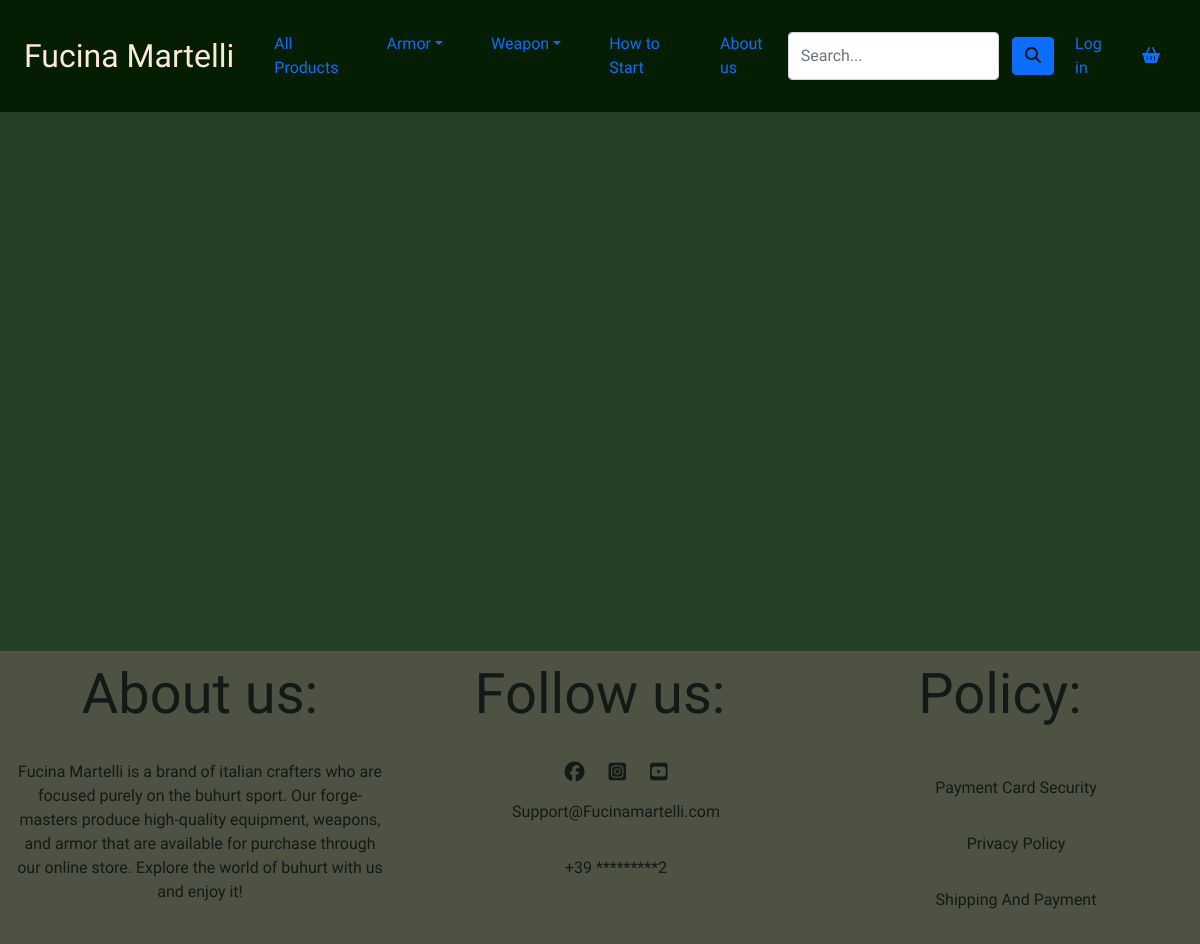
The app's page /products/, older data.
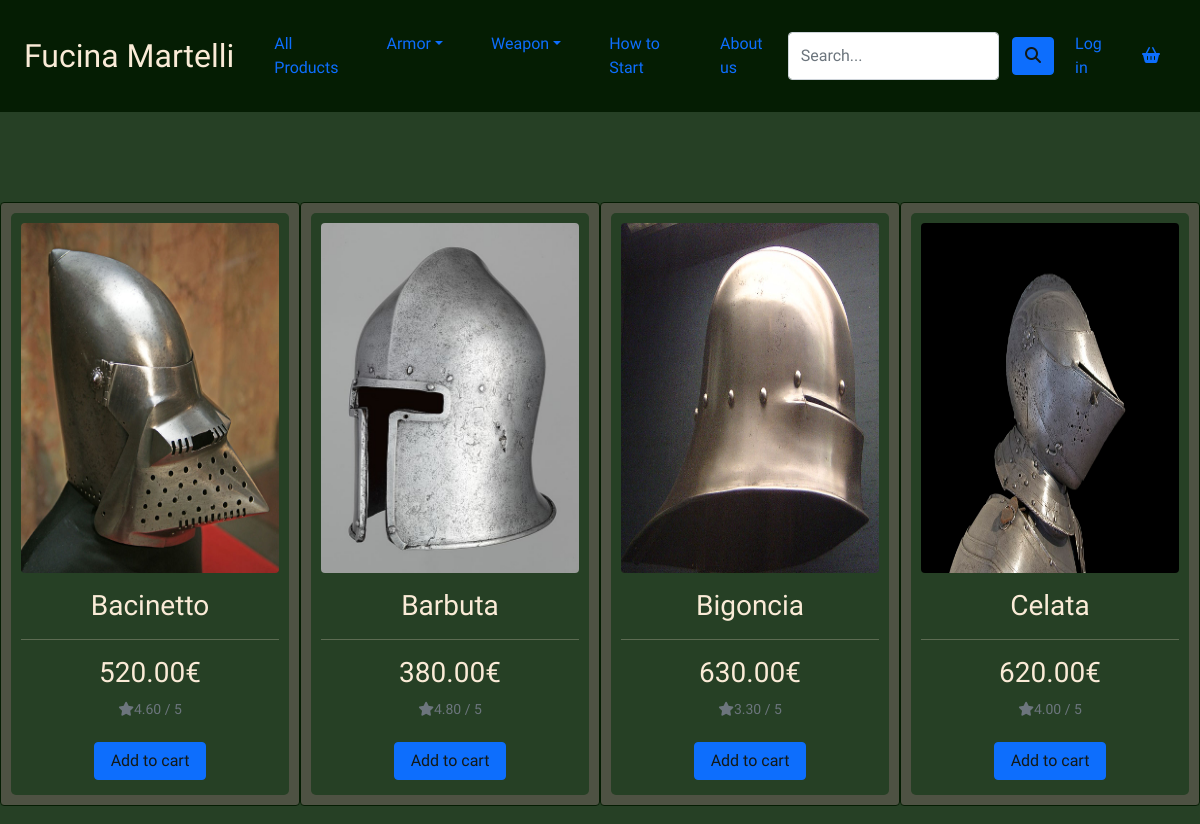
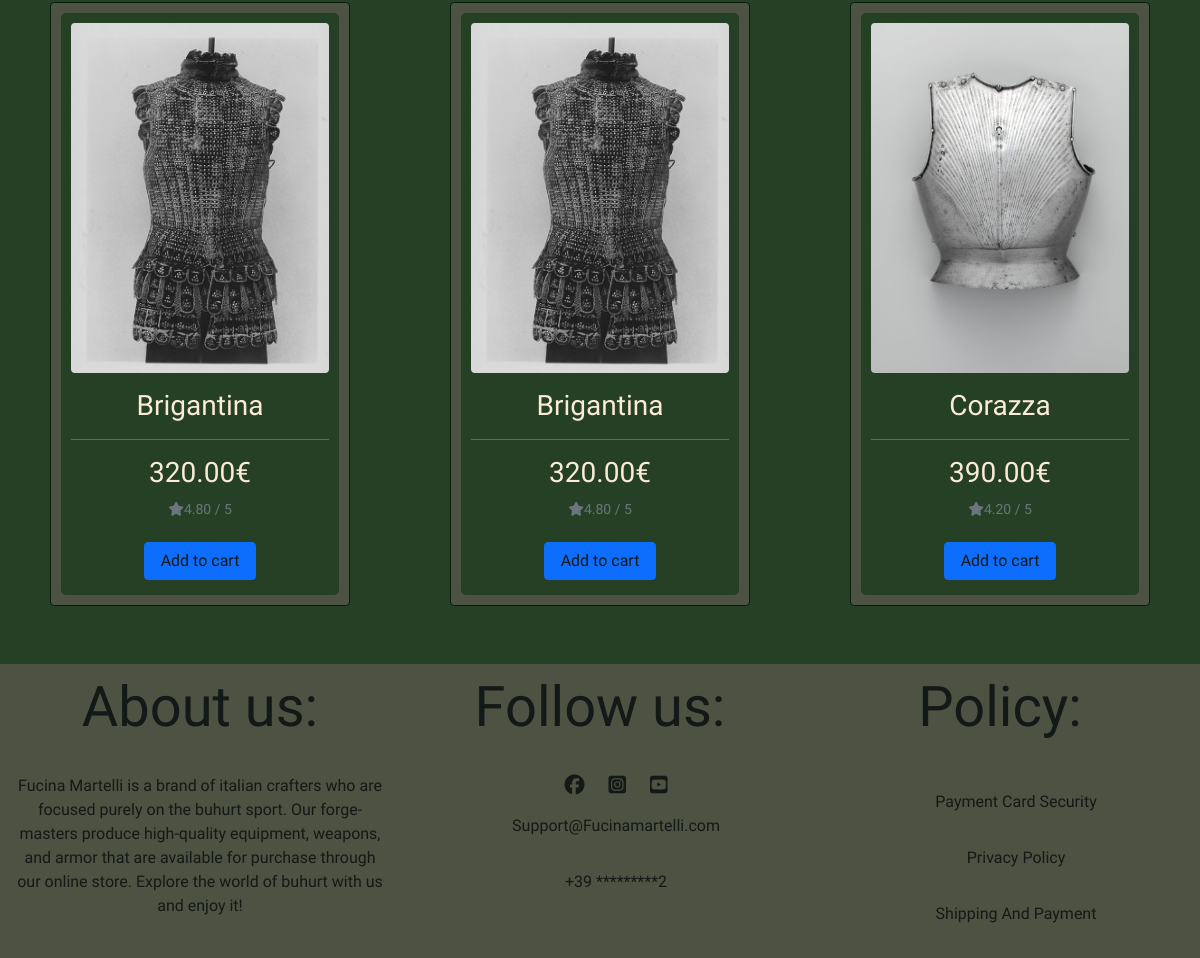
The same page, newer data (2 pictures, top to bottom).
### products/models.py (models this page shows, shortened)
class Product(models.Model):
    category = models.ForeignKey('Category', null=True, blank=True, on_delete=models.SET_NULL)
    sku = models.CharField(max_length=254, null=True, blank=True)
    name = models.CharField(max_length=254)
    description = models.TextField()
    price = models.DecimalField(max_digits=6, decimal_places=2)
    rating = models.DecimalField(max_digits=6, decimal_places=2, null=True, blank=True)
    image_url = models.URLField(max_length=1024, null=True, blank=True)
    image = models.ImageField(null=True, blank=True)
    discount = models.CharField(max_length=100,
                  choices=DISCOUNT, default=1)

### products/views.py (the view, shortened to what this page needs)
# urls.py: path('', views.all_products, name='products'),
def all_products(request):
    products = Product.objects.all()
    query = None
    category = None
    context = {
        'products': products,
        'search': query,
        'category_selected': category,
    }
    return render(request, 'products/products.html', context)

### cart/contexts.py (called while the page is built)
def cart_contents(request):
    cart = request.session.get('cart', {})
    cart_items = []
    total_product = 0
    product_count = 0
    total = 0
    for id, quantity in cart.items():
        product = get_object_or_404(Product, pk=id)
        total_product += quantity * product.price
        product_count += quantity
        cart_items.append({'id': id, 'quantity': quantity,
                           'product': product})
    return {'cart_items': cart_items, 'total': total, 'total_product': total_product, 'product_count': product_count}

### products/templates/products/products.html (shortened to what this page needs)
{% extends 'base.html' %}
{% load static %}
{% block content %}
<div class="container-fluid mt-5 mb-5 d-flex justify-content-center align-items-center">
    <div class="row">
        {% for product in products %}
        <div class="card justify-content-center">
            <div class="inner-card text-center">
                <img src="{{ product.image.url }}" class="img-fluid rounded" alt="{{ product.name }}">
                <div class=" justify-content-between align-items-center text-center mt-3 px-2">
                    <h3 class="font-weight-bold">{{ product.name }}</h3>
                </div>
                <hr>
                <div class="px-2">
                    <h3>{{ product.price }}€</h3>
                    {% if product.rating %}
                    <small class="text-muted"><i class="fas fa-star mr-1"></i>{{ product.rating }} / 5</small>
                    {% else %}
                    <small class="text-muted">No Rating</small>
                    {% endif %}
                </div>
                <div class="px-2 mt-3">
                    <button class="btn btn-primary px-3" href=""><a href="{% url 'product_detail' product.id %}">Add to
                            cart</a></button>
                </div>
            </div>
        </div>
        {% endfor %}
    </div>
</div>
{% endblock %}

### templates/base.html (shortened to what this page needs)
{% load static %}
<!doctype html>
<html lang="en">
<head>
    {% block corecss %}
    <link href="https://cdn.jsdelivr.net/npm/bootstrap@5.1.3/dist/css/bootstrap.min.css" rel="stylesheet"
>
    <link rel="stylesheet" href="{% static 'css/style.css' %}">
    {% endblock %}
</head>
<body class="d-flex flex-column min-vh-100">
    {% block page_header %}
    <header class="container-fluid fixed-top bg-nav">
        <nav class="navbar navbar-expand-sm  ">
            <div class="container-fluid">
                <a class="navbar-brand" href="{% url 'home' %}">Fucina Martelli</a>
                <div class="collapse navbar-collapse" id="collapsibleNavbar">
                    <ul class="navbar-nav justify-content-center">
                        <li class="nav-item">
                            <a class="nav-link" href="{% url 'products' %}">All Products</a>
                        </li>
                        <li class="nav-item">
                            <a class="nav-link dropdown-toggle" href="#" role="button"
                                data-bs-toggle="dropdown">Armor</a>
                        </li>
                        <li class="nav-item">
                            <a class="nav-link dropdown-toggle" href="#" role="button"
                                data-bs-toggle="dropdown">Weapon</a>
                        </li>
                        <li class="nav-item">
                            <a class="nav-link" href="#">How to Start</a>
                        </li>
                        <li class="nav-item">
                            <a class="nav-link" href="#">About us</a>
                        </li>
                    </ul>
                    <form class="d-flex" action="{% url 'products' %}" method="GET">
                        <input class="form-control me-2" name="q" type="text" placeholder="Search...">
                        <button class="btn btn-primary" type="submit"><span class="icon">
                                <i class="fas fa-search"></i>
                            </span></button>
                    </form>
                </div>
                {% if user.is_authenticated %}
                <span>
                    <a class="nav-link" href="#">My Account</a>
                </span>
                <span>
                    <a class="nav-link" href="{% url 'account_logout' %}">Log out</a>
                </span>
                {% else %}
                <span>
                    <a class="nav-link" href="{% url 'account_login' %}">Log in</a>
                </span>
                {% endif %}
                <span>
                    <a class="nav-link" href="{% url 'view_cart' %}" alt="Cart"><i class="fas fa-shopping-basket"></i>
                    </a>
                </span>
            </div>
        </nav>
    </header>
    {% endblock %}
    {% block content %}
    {% endblock %}
    <footer class="mt-auto">
        <div class="container-fluid d-flex text-center">
            <div class="row">
                <div class="col-sm-4">
                    <h4 class="display-4 footer">
                        About us:
                    </h4>
                    <p>
                        Fucina Martelli is a brand of italian crafters who are focused purely on the buhurt sport.
                        Our forge-masters produce high-quality equipment, weapons, and armor that are available for
                        purchase through our online store.
                        Explore the world of buhurt with us and enjoy it!
                    </p>
                </div>
                <div class="col-sm-4">
                    <h4 class="display-4 footer">
                        Follow us:
                    </h4>
                    <ul>
                        <li class="li-social"><a href=""><i class="fab fa-facebook fa-lg"></i></a></li>
                        <li class="li-social"><a href=""><i class=" fab fa-instagram-square fa-lg"></i></a></li>
                        <li class="li-social"><a href=""><i class=" fab fa-youtube-square fa-lg"></i></a></li>
                        <li>Support@Fucinamartelli.com</li>
                        <li>+39 *********2</li>
                    </ul>
                </div>
                <div class="col-sm-4">
                    <h4 class="display-4 footer">
                        Policy:
                    </h4>
                    <ul>
                        <li><a href="">Payment Card Security</a></li>
                        <li><a href="">Privacy Policy</a></li>
                        <li><a href="">Shipping And Payment</a></li>
                    </ul>
                </div>
            </div>
        </div>
    </footer>
</body>
</html>

### static/css/style.css (style rules this page uses)
body { position: absolute; top: 9em; font-family: 'Signika Negative', sans-serif; color: #131916; background-color: #264025; }
a, li, span { text-decoration: none; color: #131916; }
li { padding: 1em 1rem; }
ul { list-style-type: none; }
.navbar-brand { color: #264025; font-size: xx-large; }
.bg-nav { background-color: #051D03; }
.navbar-brand { font-family: 'UnifrakturCook', cursive; color: antiquewhite; }
.navbar { font-family: 'Signika Negative', sans-serif; color: #17191C; }
footer { background-color: #4E5243; width: 100%; text-align: center; padding-top: 10px; margin-top: 10px; }
h4.footer { padding-bottom: 1.5rem; }
.li-social { display: inline; padding: 0 10px; }
.card { background-color: #4E5243; width: 300px; padding: 10px; border: 1px solid #051D03; margin: 10px auto; }
.inner-card { background: #264025; color: antiquewhite; padding: 10px; border-radius: 5px }
.img-fluid.rounded { height: 350px; width: 350px; }
.btn { margin: 5px; }

Row changes from the older to the newer data that the page shows:
added Product: image (picture), name "Bacinetto", price "520.00", rating "4.60"
added Product: image (picture), name "Barbuta", price "380.00", rating "4.80"
added Product: image (picture), name "Bigoncia", price "630.00", rating "3.30"
added Product: image (picture), name "Celata", price "620.00", rating "4.00"
added Product: image (picture), name "Brigantina", price "320.00", rating "4.80"
added Product: image (picture), name "Brigantina", price "320.00", rating "4.80"
added Product: image (picture), name "Corazza", price "390.00", rating "4.20"
